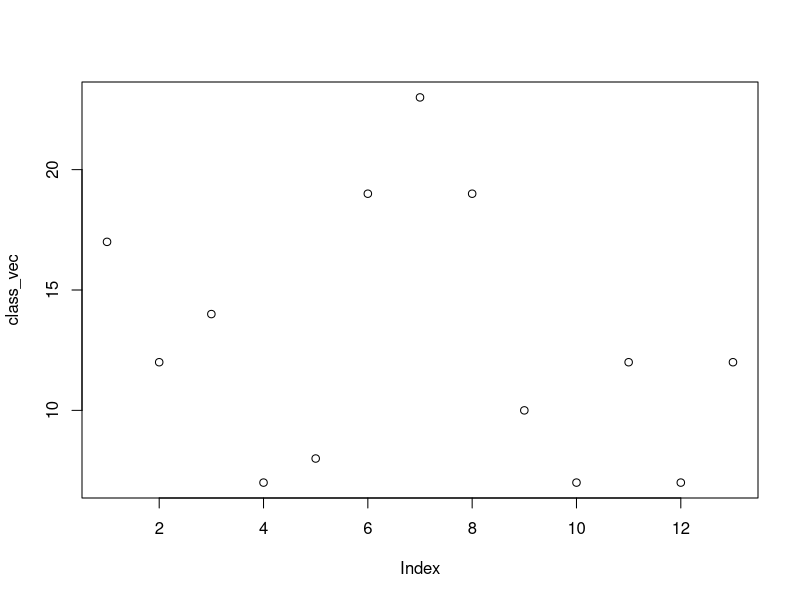
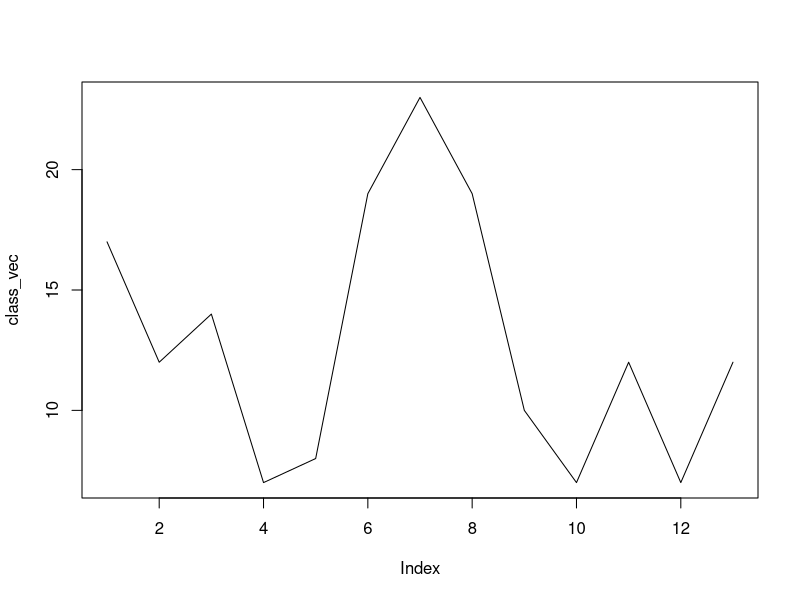
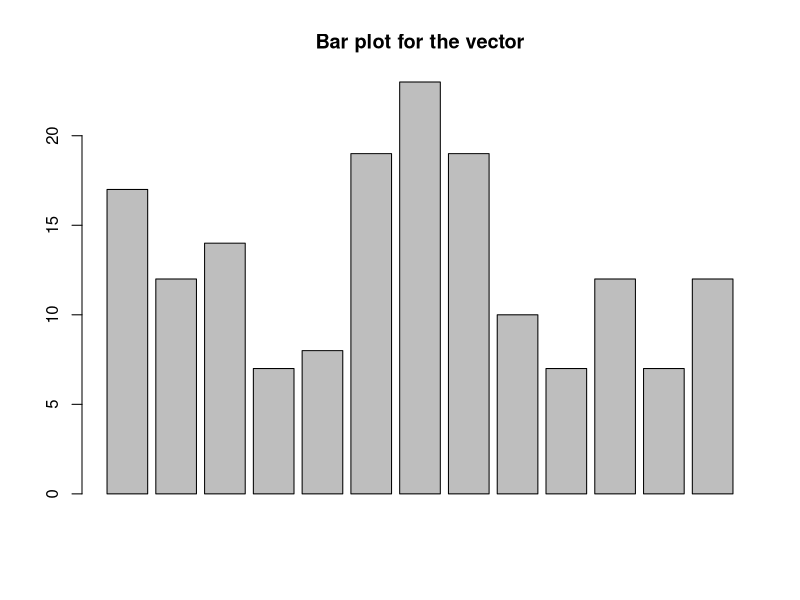
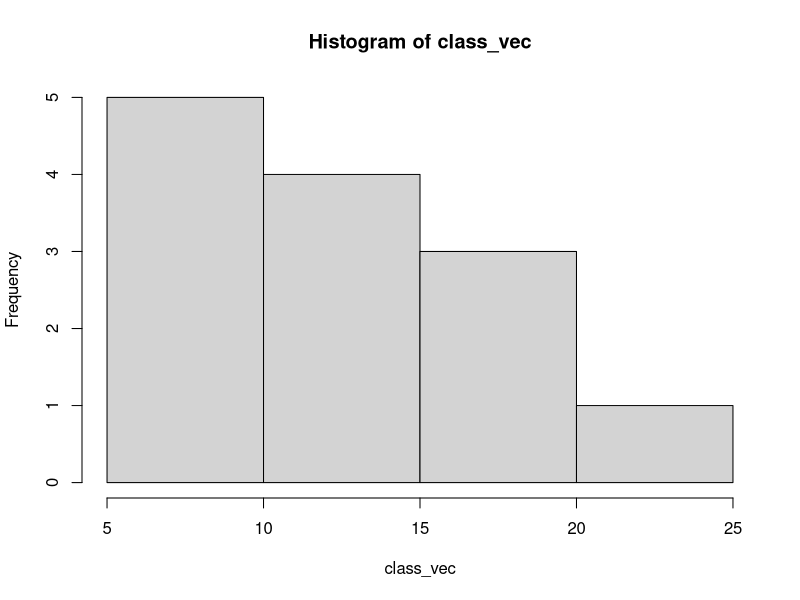
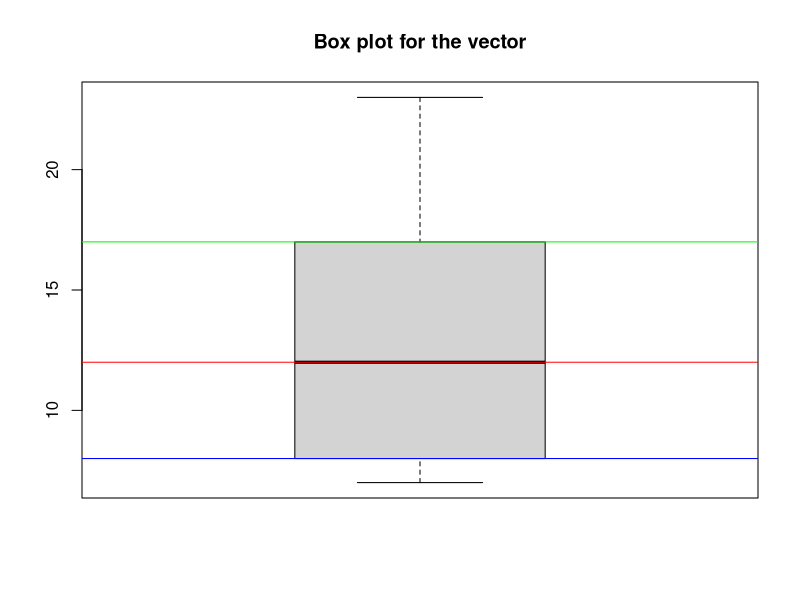

Reproduce these figures in R, in order.
# Statistics Tutorial - Day 3+4 - R

# Created By: Prabesh Dhakal on 28.04.2019 
# Last Edited: 30.04.2019

#### Goals: #### 
#   (i)   Create a vector with our data, 
#   (ii)  Perform summary statistics
#   (iii) Create scatter plot, line chart, bar chart, histogram, box plot
#   (iv)  Add horizontal lines showing the quartiles in the box plot
#   (v)   [optional] How the groups were created yesterday

#--------------------------------#

## (1) create a vector of numbers

# notice that the things are separated by commas `,` inside c()
class_vec <- c(17, 12, 14, 7, 8, 19, 23, 19, 10, 7, 12, 7, 12)

## (2) Get summary statistics on the vector of numbers
summary(class_vec)

## (3) Create normal plot, box plot, and bar plot

# Scatter plot
plot(class_vec)

# A line chart
plot(class_vec, type = 'l')

# Bar chart
barplot(class_vec, main = 'Bar plot for the vector')

# Histogram
hist(class_vec)

# Box plot with title
boxplot(class_vec, main = 'Box plot for the vector')

## (4)  Add lines for quartiles

# Red horizontal line for median
median_class_vec <- median(class_vec) # calculate the median
abline(h = median_class_vec, col = 'red') # add the horizontal line for median


class_vec_summary <- summary(class_vec) # store the summary into an object

lower_quartile_class_vec <- class_vec_summary[2] # access the lower quartile
upper_quartile_class_vec <- class_vec_summary[5] # access the upper quartile
# median could also be accessed with: `median_class_vec <- class_vec_summary[3]`

abline(h = lower_quartile_class_vec, col = 'blue') # blue line for Q1
abline(h = upper_quartile_class_vec, col = 'green') # green line for Q3





## (5) [optional] Random assignment of groups

n_students <- 25 # number of students in the class

seq_n_students <- seq(n_students) # creates a vector of a sequence of numbers

randomized <- sample(seq(n_students), n_students) # randomly order the numbers

groups <- matrix(randomized, nrow = 5, ncol = 5) # put the numbers into a matrix

groups <- as.data.frame(groups) # convert it into a data frame (optional)

# add column names to the data frame
colnames(groups) <- c('Group A', 'Group B', 'Group C', 'Group D', 'Group E')

View(groups) # open the result data frame in a separate tab